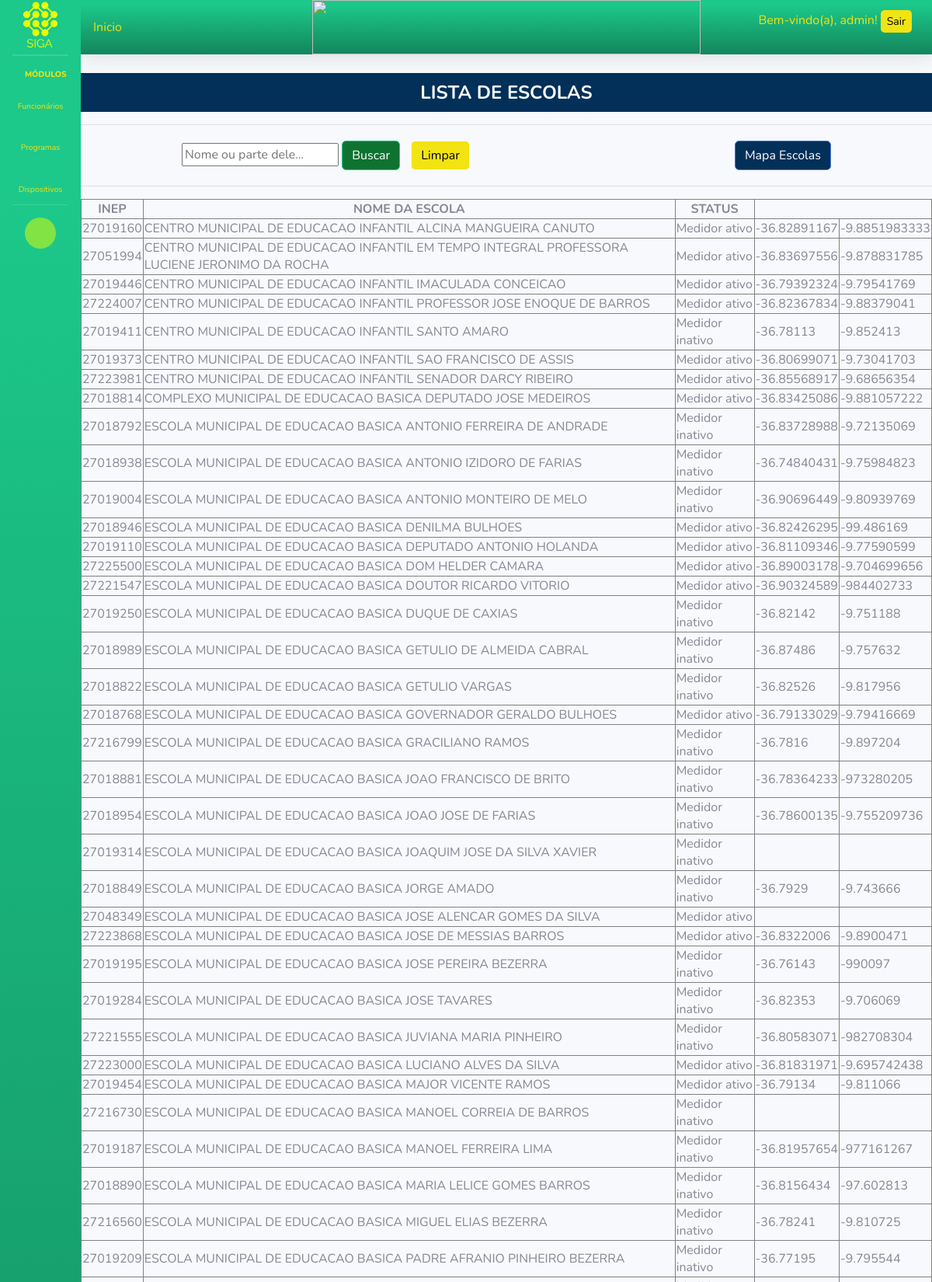
The page /programas/medidor (signed in, upper part) on the database its author committed.
### escolas_conectadas_app/models.py (models this page shows)
class Escolas(models.Model):
    inep = models.CharField(max_length=8, validators=[RegexValidator(r'^\d{8}$', 'O INEP deve ter exatamente 8 dígitos.')])
    nome = models.CharField(max_length = 100)
    status = models.CharField(max_length = 40,blank=True)
    longitude = models.CharField(max_length = 20,blank=True)
    latitude = models.CharField(max_length = 20,blank=True)
    endereco = models.CharField(max_length = 50,blank=True)

### escolas_conectadas_app/views.py (the view)
# urls.py: path('medidor', verificar, name='programas'),
def verificar(request):
     if 'mapa' in request.GET:
        mapa()
     txt_nome = request.GET.get('nome')
     if txt_nome:
          escolas = Escolas.objects.filter(nome__icontains = txt_nome)
     else:
          escolas = Escolas.objects.all()
     return render(request, 'medidor.html', {'escolas': escolas})

### templates/medidor.html (shortened to what this page needs)
{% extends 'blank.html' %}
{% block central %}
<div style="margin-top: 20px;">
    <div style="position: relative;">
        <h1 style="text-align: center; font-weight: bold; color: white; position: absolute; top: 50%; left: 50%; transform: translate(-50%, -50%); z-index: 1; font-size: 24px;">LISTA DE ESCOLAS</h1>
        <div style="background-color: #023059; height: 50px;"></div>
    </div>
    <hr>
    <form action="" method="GET" style="margin: 20px 0;">
        <input type="text" name="nome" value="{{ request.GET.nome }}" autocomplete="off"
            placeholder="Nome ou parte dele..." style="margin-left: 130px;">
        <button type="submit" class="btn btn-success" style= "background-color: #0E7331; color: white;">Buscar</button>
        <a href="{% url 'programas' %}" class="btn btn-light" style="margin-left: 10px;background-color: #F2E313; color: black;">Limpar</a>
        <button type="button" id="btn-verificar" class="btn btn-primary float-right" style="margin-right: 130px; background-color: #023059; color: white;">Mapa Escolas</button>
    </form>
    <hr>
    <div style="display: flex; justify-content: center;">
    <table border="1">
        <thead align="center">
            <tr style="text-align: center;">
                <th>INEP</th>
                <th>NOME DA ESCOLA</th>
                <th>STATUS</th>
            </tr>
        </thead>
        <tbody>
            {% for escola in escolas %}
            <tr>
                <td>{{ escola.inep }}</td>
                <td>{{ escola.nome }}</td>
                <td>{{ escola.status }}</td>
                <td>{{ escola.longitude }}</td>
                <td>{{ escola.latitude }}</td>
            </tr>
            {% endfor %}
            </tbody>
            </table>
</div>
</div>
{% endblock %}

### templates/blank.html (shortened to what this page needs)
{% load static %}
<!DOCTYPE html>
<html lang="pt-br">
<head>
    <link href="{% static 'fontawesome-free/css/all.min.css' %}" rel="stylesheet" type="text/css">
    <link href="{% static 'css/sb-admin-2.min.css' %}" rel="stylesheet">
</head>
<body id="page-top">
    <div id="wrapper">
        {% block barra %}
        <ul class="navbar-nav bg-gradient-success sidebar sidebar-dark accordion toggled" id="accordionSidebar" >
            <a class="sidebar-brand d-flex align-items-center justify-content-center">
                <div class="sidebar-brand-icon">
                    <img src="\media\img\logosige.png" alt="Logo"
                        style="display: block; margin: 0 auto; width: 140px; height: 140px; color: #fffefeef;">
                </div>
            </a>
            <div class="sidebar-heading text-center">
                <div class="sidebar-brand-text mx-3" style="color: #F2E313;">MÓDULOS</div>
            </div>
            <li class="nav-item">
                <a class="nav-link collapsed" href="#" data-toggle="collapse" data-target="#collapseTwo" aria-expanded="true"
                    aria-controls="collapseTwo">
                    <i class="fas fa-fw fa-cog" style="color: #F2E313;"></i>
                    <span style="color: #F2E313;"> Funcionários</span>
                </a>
            </li>
            <li class="nav-item">
                <a class="nav-link collapsed" href="#" data-toggle="collapse" data-target="#collapseUtilities" aria-expanded="true"
                    aria-controls="collapseUtilities">
                    <i class="fas fa-fw fa-wrench" style="color: #F2E313;"></i>
                    <span style="color: #F2E313;">Programas</span>
                </a>
            </li>
            <li class="nav-item">
                <a class="nav-link collapsed" href="#" data-toggle="collapse" data-target="#collapseUtilities_disp" aria-expanded="true"
                    aria-controls="collapseUtilities_disp">
                    <i class="fas fa-fw fa-wrench" style="color: #F2E313;"></i>
                    <span style="color: #F2E313;">Dispositivos</span>
                </a>
            </li>
            <hr class="sidebar-divider d-none d-md-block">
            <div class="text-center d-none d-md-inline">
                <button class="rounded-circle border-0" id="sidebarToggle"
                    style="color: #000000; background-color: rgba(231, 255, 0, 0.5);"></button>
            </div>
            {% endblock %}
        </ul>
        <div id="content-wrapper" class="d-flex flex-column">
            <div id="content">
                <nav class="navbar navbar-expand navbar-light bg-gradient-success  topbar mb-4 static-top shadow">
                    <div class="sidebar-navigation">
    <ul class="navbar-nav ml-auto">
        <li class="nav-item">
            <a class="collapse-item" href="#" onclick="navigateAndClearURL('{% url 'home' %}')" style="color: #F2E313;">Inicio</a>
        </li>
    </ul>
</div>
                    <div style="text-align: center; position: absolute; top: 0; left: 50%; transform: translateX(-50%);">
                        <img src="\media\img\logoSemec003.png" width="500" height="70">
                    </div>
                    {% if user.is_authenticated %}
                    <div class="text-right" style="padding: 10px;">
                        <form method="post" action="{% url 'logout' %}" id="form_logout">
                            <span style="color: #F2E313;">Bem-vindo(a), {{ user.username }}!</span>
                            <button type="button" onclick="confirmarLogout()" class="btn btn-sm" style="color: black; background-color: #F2E313; border: none; cursor: pointer; border-radius: 5px;">Sair</button>
                        </form>
                    </div>
                    {% else %}
                    <a href="{% url 'login' %}?next={{request.path}}"
                        style="color: black; background-color: #F2E313; border: none; padding: 5px 10px; cursor: pointer; border-radius: 5px;">LOGIN</a>
                    {% endif %}
                </nav>
                {% block central %}{% endblock %}
            </div>
        </div>
    </div>
</body>
</html>

### rows shown on the page
Escolas: inep "27019160", nome "CENTRO MUNICIPAL DE EDUCACAO INFANTIL ALCINA MANGUEIRA CANUTO", status "Medidor ativo", longitude "-36.82891167", latitude "-9.8851983333"
Escolas: inep "27051994", nome "CENTRO MUNICIPAL DE EDUCACAO INFANTIL EM TEMPO INTEGRAL PROFESSORA LUCIENE JERONIMO DA ROCHA", status "Medidor ativo", longitude "-36.83697556", latitude "-9.878831785"
Escolas: inep "27019446", nome "CENTRO MUNICIPAL DE EDUCACAO INFANTIL IMACULADA CONCEICAO", status "Medidor ativo", longitude "-36.79392324", latitude "-9.79541769"
Escolas: inep "27224007", nome "CENTRO MUNICIPAL DE EDUCACAO INFANTIL PROFESSOR JOSE ENOQUE DE BARROS", status "Medidor ativo", longitude "-36.82367834", latitude "-9.88379041"
Escolas: inep "27019411", nome "CENTRO MUNICIPAL DE EDUCACAO INFANTIL SANTO AMARO", status "Medidor inativo", longitude "-36.78113", latitude "-9.852413"
Escolas: inep "27019373", nome "CENTRO MUNICIPAL DE EDUCACAO INFANTIL SAO FRANCISCO DE ASSIS", status "Medidor ativo", longitude "-36.80699071", latitude "-9.73041703"
Escolas: inep "27223981", nome "CENTRO MUNICIPAL DE EDUCACAO INFANTIL SENADOR DARCY RIBEIRO", status "Medidor ativo", longitude "-36.85568917", latitude "-9.68656354"
Escolas: inep "27018814", nome "COMPLEXO MUNICIPAL DE EDUCACAO BASICA DEPUTADO JOSE MEDEIROS", status "Medidor ativo", longitude "-36.83425086", latitude "-9.881057222"
Escolas: inep "27018792", nome "ESCOLA MUNICIPAL DE EDUCACAO BASICA ANTONIO FERREIRA DE ANDRADE", status "Medidor inativo", longitude "-36.83728988", latitude "-9.72135069"
Escolas: inep "27018938", nome "ESCOLA MUNICIPAL DE EDUCACAO BASICA ANTONIO IZIDORO DE FARIAS", status "Medidor inativo", longitude "-36.74840431", latitude "-9.75984823"
Escolas: inep "27019004", nome "ESCOLA MUNICIPAL DE EDUCACAO BASICA ANTONIO MONTEIRO DE MELO", status "Medidor inativo", longitude "-36.90696449", latitude "-9.80939769"
Escolas: inep "27018946", nome "ESCOLA MUNICIPAL DE EDUCACAO BASICA DENILMA BULHOES", status "Medidor ativo", longitude "-36.82426295", latitude "-99.486169"
Escolas: inep "27019110", nome "ESCOLA MUNICIPAL DE EDUCACAO BASICA DEPUTADO ANTONIO HOLANDA", status "Medidor ativo", longitude "-36.81109346", latitude "-9.77590599"
Escolas: inep "27225500", nome "ESCOLA MUNICIPAL DE EDUCACAO BASICA DOM HELDER CAMARA", status "Medidor ativo", longitude "-36.89003178", latitude "-9.704699656"
Escolas: inep "27221547", nome "ESCOLA MUNICIPAL DE EDUCACAO BASICA DOUTOR RICARDO VITORIO", status "Medidor ativo", longitude "-36.90324589", latitude "-984402733"
Escolas: inep "27019250", nome "ESCOLA MUNICIPAL DE EDUCACAO BASICA DUQUE DE CAXIAS", status "Medidor inativo", longitude "-36.82142", latitude "-9.751188"
Escolas: inep "27018989", nome "ESCOLA MUNICIPAL DE EDUCACAO BASICA GETULIO DE ALMEIDA CABRAL", status "Medidor inativo", longitude "-36.87486", latitude "-9.757632"
Escolas: inep "27018822", nome "ESCOLA MUNICIPAL DE EDUCACAO BASICA GETULIO VARGAS", status "Medidor inativo", longitude "-36.82526", latitude "-9.817956"
Escolas: inep "27018768", nome "ESCOLA MUNICIPAL DE EDUCACAO BASICA GOVERNADOR GERALDO BULHOES", status "Medidor ativo", longitude "-36.79133029", latitude "-9.79416669"
Escolas: inep "27216799", nome "ESCOLA MUNICIPAL DE EDUCACAO BASICA GRACILIANO RAMOS", status "Medidor inativo", longitude "-36.7816", latitude "-9.897204"
Escolas: inep "27018881", nome "ESCOLA MUNICIPAL DE EDUCACAO BASICA JOAO FRANCISCO DE BRITO", status "Medidor inativo", longitude "-36.78364233", latitude "-973280205"
Escolas: inep "27018954", nome "ESCOLA MUNICIPAL DE EDUCACAO BASICA JOAO JOSE DE FARIAS", status "Medidor inativo", longitude "-36.78600135", latitude "-9.755209736"
Escolas: inep "27019314", nome "ESCOLA MUNICIPAL DE EDUCACAO BASICA JOAQUIM JOSE DA SILVA XAVIER", status "Medidor inativo"
Escolas: inep "27018849", nome "ESCOLA MUNICIPAL DE EDUCACAO BASICA JORGE AMADO", status "Medidor inativo", longitude "-36.7929", latitude "-9.743666"
Escolas: inep "27048349", nome "ESCOLA MUNICIPAL DE EDUCACAO BASICA JOSE ALENCAR GOMES DA SILVA", status "Medidor ativo"
Escolas: inep "27223868", nome "ESCOLA MUNICIPAL DE EDUCACAO BASICA JOSE DE MESSIAS BARROS", status "Medidor ativo", longitude "-36.8322006", latitude "-9.8900471"
Escolas: inep "27019195", nome "ESCOLA MUNICIPAL DE EDUCACAO BASICA JOSE PEREIRA BEZERRA", status "Medidor inativo", longitude "-36.76143", latitude "-990097"
Escolas: inep "27019284", nome "ESCOLA MUNICIPAL DE EDUCACAO BASICA JOSE TAVARES", status "Medidor inativo", longitude "-36.82353", latitude "-9.706069"
Escolas: inep "27221555", nome "ESCOLA MUNICIPAL DE EDUCACAO BASICA JUVIANA MARIA PINHEIRO", status "Medidor inativo", longitude "-36.80583071", latitude "-982708304"
Escolas: inep "27223000", nome "ESCOLA MUNICIPAL DE EDUCACAO BASICA LUCIANO ALVES DA SILVA", status "Medidor ativo", longitude "-36.81831971", latitude "-9.695742438"
Escolas: inep "27019454", nome "ESCOLA MUNICIPAL DE EDUCACAO BASICA MAJOR VICENTE RAMOS", status "Medidor ativo", longitude "-36.79134", latitude "-9.811066"
Escolas: inep "27216730", nome "ESCOLA MUNICIPAL DE EDUCACAO BASICA MANOEL CORREIA DE BARROS", status "Medidor inativo"
Escolas: inep "27019187", nome "ESCOLA MUNICIPAL DE EDUCACAO BASICA MANOEL FERREIRA LIMA", status "Medidor inativo", longitude "-36.81957654", latitude "-977161267"
Escolas: inep "27018890", nome "ESCOLA MUNICIPAL DE EDUCACAO BASICA MARIA LELICE GOMES BARROS", status "Medidor inativo", longitude "-36.8156434", latitude "-97.602813"
Escolas: inep "27216560", nome "ESCOLA MUNICIPAL DE EDUCACAO BASICA MIGUEL ELIAS BEZERRA", status "Medidor inativo", longitude "-36.78241", latitude "-9.810725"
Escolas: inep "27019209", nome "ESCOLA MUNICIPAL DE EDUCACAO BASICA PADRE AFRANIO PINHEIRO BEZERRA", status "Medidor inativo", longitude "-36.77195", latitude "-9.795544"

### other values the page prints
{{ user.username }} "admin"
